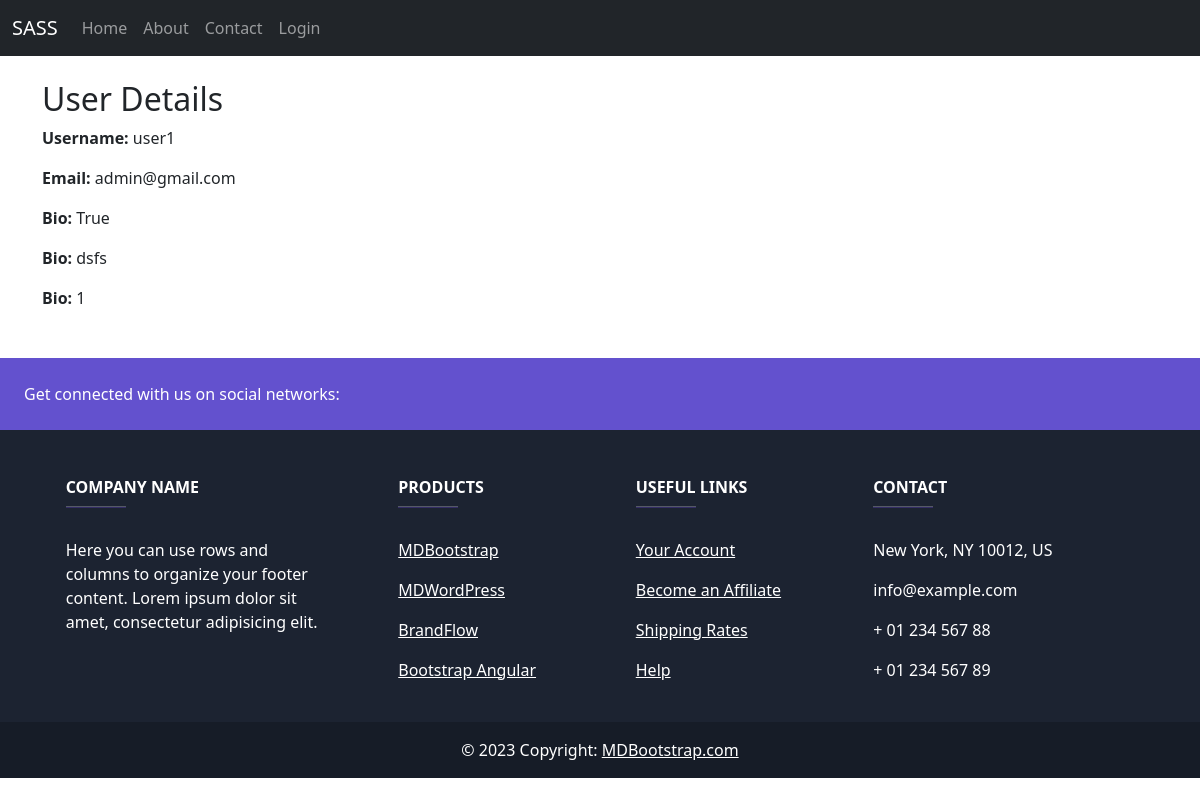
Page /single_user/1/ (signed in) on the committed database.
### wallets/models.py (models this page shows, shortened)
class UserProfile(models.Model):
    user = models.OneToOneField(User, on_delete=models.CASCADE)
    bio = models.TextField(blank=True)
    wallet_balance = models.DecimalField(max_digits=10, decimal_places=2, default=0.0)

### wallets/views.py (the view)
# urls.py: path('single_user/<int:user_id>/', single_user, name='single_user'),
@login_required
def single_user(request, user_id):
    user = get_object_or_404(UserProfile, id=user_id)
    return render(request, 'single_user.html', {'user': user})

### templates/single_user.html (shortened to what this page needs)
{% extends 'base.html' %}
 {% block content %}
  <h2>User Details</h2>
  <p><strong>Username:</strong> {{ user.user.username }}</p>
  <p><strong>Email:</strong> {{ user.user.email }}</p>
  <p><strong>Bio:</strong> {{ user.user.is_active }}</p>
  <p><strong>Bio:</strong> {{ user.bio }}</p>
  <p><strong>Bio:</strong> {{ user.id }}</p>
{% endblock %}

### rows in the picture
UserProfile: user.username "user1", user.email "admin@gmail.com", user.is_active "True", bio "dsfs", id "1"
